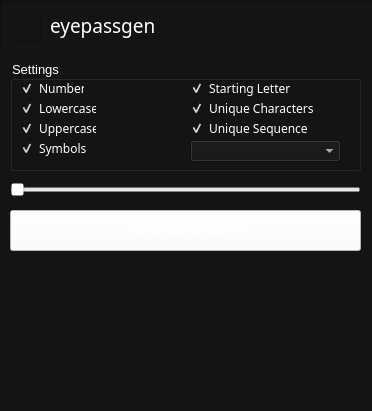
<?xml version="1.0" encoding="UTF-8"?>
<ui version="4.0">
 <class>window</class>
 <widget class="QMainWindow" name="window">
  <property name="geometry">
   <rect>
    <x>0</x>
    <y>0</y>
    <width>372</width>
    <height>411</height>
   </rect>
  </property>
  <property name="minimumSize">
   <size>
    <width>372</width>
    <height>411</height>
   </size>
  </property>
  <property name="maximumSize">
   <size>
    <width>372</width>
    <height>411</height>
   </size>
  </property>
  <property name="windowTitle">
   <string>eyepassgen - Password Generator (AHXR)</string>
  </property>
  <property name="autoFillBackground">
   <bool>false</bool>
  </property>
  <property name="styleSheet">
   <string notr="true">background-color: rgb(20, 20, 20);</string>
  </property>
  <widget class="QWidget" name="centralWidget">
   <widget class="QFrame" name="frTop">
    <property name="geometry">
     <rect>
      <x>0</x>
      <y>0</y>
      <width>16777215</width>
      <height>16777215</height>
     </rect>
    </property>
    <property name="frameShape">
     <enum>QFrame::StyledPanel</enum>
    </property>
    <property name="frameShadow">
     <enum>QFrame::Raised</enum>
    </property>
    <widget class="QLabel" name="lblLength">
     <property name="geometry">
      <rect>
       <x>50</x>
       <y>10</y>
       <width>111</width>
       <height>31</height>
      </rect>
     </property>
     <property name="font">
      <font>
       <family>MS Gothic</family>
       <pointsize>14</pointsize>
      </font>
     </property>
     <property name="mouseTracking">
      <bool>false</bool>
     </property>
     <property name="autoFillBackground">
      <bool>false</bool>
     </property>
     <property name="styleSheet">
      <string notr="true">color: rgb(255, 255, 255);</string>
     </property>
     <property name="text">
      <string>eyepassgen</string>
     </property>
    </widget>
    <widget class="QFrame" name="frame">
     <property name="geometry">
      <rect>
       <x>10</x>
       <y>10</y>
       <width>31</width>
       <height>31</height>
      </rect>
     </property>
     <property name="styleSheet">
      <string notr="true">border-image: url(:/icon.jpg);</string>
     </property>
     <property name="frameShape">
      <enum>QFrame::StyledPanel</enum>
     </property>
     <property name="frameShadow">
      <enum>QFrame::Raised</enum>
     </property>
    </widget>
   </widget>
   <widget class="QFrame" name="frame_3">
    <property name="geometry">
     <rect>
      <x>-10</x>
      <y>50</y>
      <width>391</width>
      <height>381</height>
     </rect>
    </property>
    <property name="styleSheet">
     <string notr="true">background-image: url(:/bg.jpg) 0 0 0 0 stretch stretch;
background-repeat: no-repeat;</string>
    </property>
    <property name="frameShape">
     <enum>QFrame::StyledPanel</enum>
    </property>
    <property name="frameShadow">
     <enum>QFrame::Raised</enum>
    </property>
    <widget class="QGroupBox" name="groupBox">
     <property name="geometry">
      <rect>
       <x>20</x>
       <y>10</y>
       <width>351</width>
       <height>111</height>
      </rect>
     </property>
     <property name="font">
      <font>
       <family>MS UI Gothic</family>
       <pointsize>10</pointsize>
      </font>
     </property>
     <property name="styleSheet">
      <string notr="true">color: rgb(255, 255, 255);</string>
     </property>
     <property name="title">
      <string>Settings</string>
     </property>
     <widget class="QCheckBox" name="chkNumbers">
      <property name="geometry">
       <rect>
        <x>10</x>
        <y>20</y>
        <width>65</width>
        <height>16</height>
       </rect>
      </property>
      <property name="font">
       <font>
        <family>MS Gothic</family>
        <pointsize>9</pointsize>
       </font>
      </property>
      <property name="styleSheet">
       <string notr="true">color: rgb(255, 255, 255);
background-color: rgba(255, 255, 255, 0);
background-image: url(:/1.png);</string>
      </property>
      <property name="text">
       <string>Numbers</string>
      </property>
      <property name="checked">
       <bool>true</bool>
      </property>
     </widget>
     <widget class="QCheckBox" name="chkLowercase">
      <property name="geometry">
       <rect>
        <x>10</x>
        <y>40</y>
        <width>77</width>
        <height>16</height>
       </rect>
      </property>
      <property name="font">
       <font>
        <family>MS Gothic</family>
        <pointsize>9</pointsize>
       </font>
      </property>
      <property name="styleSheet">
       <string notr="true">color: rgb(255, 255, 255);
background-color: rgba(255, 255, 255, 0);
background-image: url(:/1.png);</string>
      </property>
      <property name="text">
       <string>Lowercase</string>
      </property>
      <property name="checked">
       <bool>true</bool>
      </property>
     </widget>
     <widget class="QCheckBox" name="chkUppercase">
      <property name="geometry">
       <rect>
        <x>10</x>
        <y>60</y>
        <width>77</width>
        <height>16</height>
       </rect>
      </property>
      <property name="font">
       <font>
        <family>MS Gothic</family>
        <pointsize>9</pointsize>
       </font>
      </property>
      <property name="autoFillBackground">
       <bool>false</bool>
      </property>
      <property name="styleSheet">
       <string notr="true">color: rgb(255, 255, 255);
background-color: rgba(255, 255, 255, 0);
background-image: url(:/1.png);</string>
      </property>
      <property name="text">
       <string>Uppercase</string>
      </property>
      <property name="checked">
       <bool>true</bool>
      </property>
     </widget>
     <widget class="QCheckBox" name="chkStarting">
      <property name="geometry">
       <rect>
        <x>180</x>
        <y>20</y>
        <width>111</width>
        <height>16</height>
       </rect>
      </property>
      <property name="font">
       <font>
        <family>MS Gothic</family>
        <pointsize>9</pointsize>
       </font>
      </property>
      <property name="autoFillBackground">
       <bool>false</bool>
      </property>
      <property name="styleSheet">
       <string notr="true">color: rgb(255, 255, 255);
background-color: rgba(255, 255, 255, 0);
background-image: url(:/1.png);</string>
      </property>
      <property name="text">
       <string>Starting Letter</string>
      </property>
      <property name="checked">
       <bool>true</bool>
      </property>
     </widget>
     <widget class="QCheckBox" name="chkSymbols">
      <property name="geometry">
       <rect>
        <x>10</x>
        <y>80</y>
        <width>77</width>
        <height>16</height>
       </rect>
      </property>
      <property name="font">
       <font>
        <family>MS Gothic</family>
        <pointsize>9</pointsize>
       </font>
      </property>
      <property name="autoFillBackground">
       <bool>false</bool>
      </property>
      <property name="styleSheet">
       <string notr="true">color: rgb(255, 255, 255);
background-color: rgba(255, 255, 255, 0);
background-image: url(:/1.png);</string>
      </property>
      <property name="text">
       <string>Symbols</string>
      </property>
      <property name="checked">
       <bool>true</bool>
      </property>
     </widget>
     <widget class="QCheckBox" name="chkUCharacters">
      <property name="geometry">
       <rect>
        <x>180</x>
        <y>40</y>
        <width>131</width>
        <height>16</height>
       </rect>
      </property>
      <property name="font">
       <font>
        <family>MS Gothic</family>
        <pointsize>9</pointsize>
       </font>
      </property>
      <property name="autoFillBackground">
       <bool>false</bool>
      </property>
      <property name="styleSheet">
       <string notr="true">color: rgb(255, 255, 255);
background-color: rgba(255, 255, 255, 0);
background-image: url(:/1.png);</string>
      </property>
      <property name="text">
       <string>Unique Characters</string>
      </property>
      <property name="checked">
       <bool>true</bool>
      </property>
     </widget>
     <widget class="QCheckBox" name="chkUSequence">
      <property name="geometry">
       <rect>
        <x>180</x>
        <y>60</y>
        <width>131</width>
        <height>16</height>
       </rect>
      </property>
      <property name="font">
       <font>
        <family>MS Gothic</family>
        <pointsize>9</pointsize>
       </font>
      </property>
      <property name="autoFillBackground">
       <bool>false</bool>
      </property>
      <property name="styleSheet">
       <string notr="true">color: rgb(255, 255, 255);
background-color: rgba(255, 255, 255, 0);
background-image: url(:/1.png);</string>
      </property>
      <property name="text">
       <string>Unique Sequence</string>
      </property>
      <property name="checked">
       <bool>true</bool>
      </property>
     </widget>
     <widget class="QComboBox" name="cmbLength">
      <property name="geometry">
       <rect>
        <x>180</x>
        <y>80</y>
        <width>151</width>
        <height>22</height>
       </rect>
      </property>
      <property name="styleSheet">
       <string notr="true">color: rgb(255, 255, 255);</string>
      </property>
     </widget>
    </widget>
    <widget class="QSlider" name="horizontalSlider">
     <property name="geometry">
      <rect>
       <x>20</x>
       <y>130</y>
       <width>351</width>
       <height>19</height>
      </rect>
     </property>
     <property name="styleSheet">
      <string notr="true">color: rgb(255, 255, 255);
background-color: rgba(255, 255, 255, 0);
background-image: url(:/1.png);</string>
     </property>
     <property name="minimum">
      <number>1</number>
     </property>
     <property name="maximum">
      <number>150</number>
     </property>
     <property name="orientation">
      <enum>Qt::Horizontal</enum>
     </property>
    </widget>
    <widget class="QPushButton" name="btnGenerate">
     <property name="geometry">
      <rect>
       <x>20</x>
       <y>160</y>
       <width>351</width>
       <height>41</height>
      </rect>
     </property>
     <property name="font">
      <font>
       <family>MS Gothic</family>
       <pointsize>10</pointsize>
      </font>
     </property>
     <property name="autoFillBackground">
      <bool>false</bool>
     </property>
     <property name="styleSheet">
      <string notr="true">color: rgb(255, 255, 255);
background-color: rgba(255, 255, 255, 255);</string>
     </property>
     <property name="text">
      <string>Generate Password</string>
     </property>
    </widget>
    <widget class="QListWidget" name="lstPasswords">
     <property name="geometry">
      <rect>
       <x>20</x>
       <y>210</y>
       <width>351</width>
       <height>141</height>
      </rect>
     </property>
     <property name="font">
      <font>
       <family>MS Gothic</family>
       <pointsize>9</pointsize>
      </font>
     </property>
     <property name="styleSheet">
      <string notr="true">color: rgb(255, 255, 255);
background-color: rgba(255, 255, 255, 0);
background-image: url(:/1.png);</string>
     </property>
    </widget>
   </widget>
  </widget>
 </widget>
 <layoutdefault spacing="6" margin="11"/>
 <resources/>
 <connections/>
 <slots>
  <signal>mousePressEvent(QMouseEvent*event)</signal>
 </slots>
</ui>
